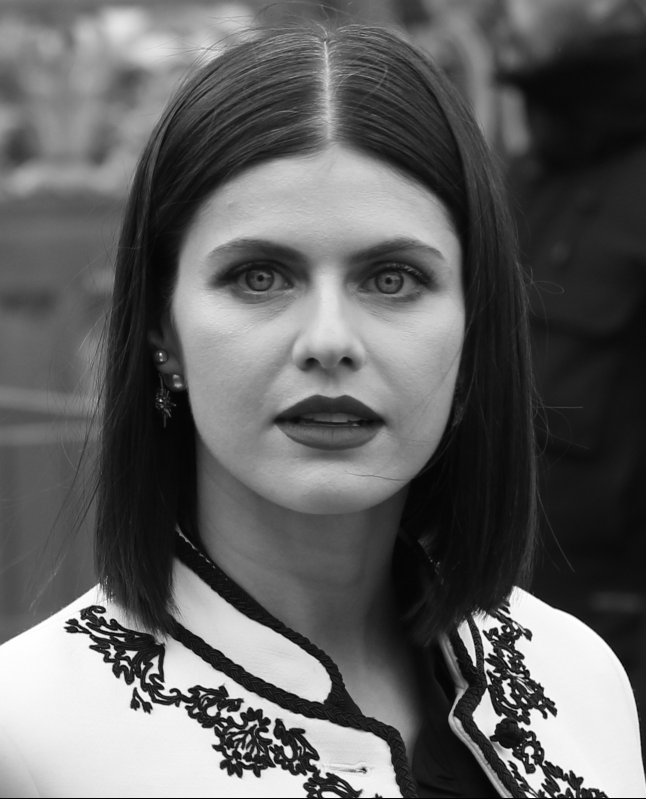
#> input picture examples/input/p01.jpg, 1292 x 1597 px (shown at 1/2 size)
$ python make_grids.py
#> lines starting #> are read from the running program, lines starting #| are printed output that depends on the picture
#!/usr/bin/env python3
"""
Build slide-ready side-by-side PNGs: Input | Output.

Put matching files in:
  examples/input/p01.jpg … p06.jpg   (your saved inputs from the app / originals)
  examples/output/p01.jpg …          (downloaded colorized results, same base name)

Run from project root:
  python scripts/make_grids.py

Outputs:
  examples/grids/p01_grid.png …
"""

from __future__ import annotations

import argparse
import os
import sys

import cv2
import numpy as np


def find_output_file(output_dir: str, stem: str) -> str | None:
#> called with output_dir = 'examples/output', stem = 'p01'
    exts = (".jpg", ".jpeg", ".png", ".webp")
    candidates = [f"{stem}{e}" for e in exts]
    candidates += [f"{stem}_colorized{e}" for e in exts]
    candidates += [f"colorized_{stem}{e}" for e in exts]
    candidates += [f"colorized-{stem}{e}" for e in exts]
    for name in candidates:
        path = os.path.join(output_dir, name)
        if os.path.isfile(path):
            return path
    return None


def resize_to_height(img: np.ndarray, target_h: int) -> np.ndarray:
    h, w = img.shape[:2]
    if h <= 0 or w <= 0:
        return img
    if h == target_h:
        return img
    scale = target_h / h
    nw = max(1, int(round(w * scale)))
    nh = target_h
    return cv2.resize(img, (nw, nh), interpolation=cv2.INTER_AREA)


def add_label(img: np.ndarray, text: str) -> np.ndarray:
    """Dark bar at bottom with white text."""
    h, w = img.shape[:2]
    bar = 36
    out = np.zeros((h + bar, w, 3), dtype=np.uint8)
    out[:h, :w] = img
    out[h:, :] = (32, 32, 40)
    font = cv2.FONT_HERSHEY_SIMPLEX
    scale = 0.65
    thickness = 1
    (tw, th), _ = cv2.getTextSize(text, font, scale, thickness)
    x = (w - tw) // 2
    y = h + (bar + th) // 2
    cv2.putText(out, text, (x, y), font, scale, (240, 240, 245), thickness, cv2.LINE_AA)
    return out


def main() -> int:
    root = os.path.dirname(os.path.dirname(os.path.abspath(__file__)))
    default_in = os.path.join(root, "examples", "input")
    default_out = os.path.join(root, "examples", "output")
    default_grids = os.path.join(root, "examples", "grids")

    ap = argparse.ArgumentParser(description="Make Input|Output slide grids.")
    ap.add_argument("--input-dir", default=default_in)
    ap.add_argument("--output-dir", default=default_out)
    ap.add_argument("--grids-dir", default=default_grids)
    ap.add_argument(
        "--height",
        type=int,
        default=720,
        help="Target height per panel (before label bar).",
    )
    ap.add_argument(
        "--gap",
        type=int,
        default=16,
        help="White pixels between Input and Output.",
    )
    args = ap.parse_args()

    os.makedirs(args.grids_dir, exist_ok=True)

    exts = {".jpg", ".jpeg", ".png", ".webp"}
    inputs = []
    for name in sorted(os.listdir(args.input_dir)):
        stem, ext = os.path.splitext(name.lower())
        if ext not in exts:
            continue
        inputs.append((stem, os.path.join(args.input_dir, name)))

    if not inputs:
        print(f"No images found in {args.input_dir}", file=sys.stderr)
        print("Add files like p01.jpg, p02.jpg, …", file=sys.stderr)
        return 1

    made = 0
    for stem, in_path in inputs:
        out_path = find_output_file(args.output_dir, stem)
        if not out_path:
            print(f"Skip {stem}: no matching output in {args.output_dir}")
            continue

        a = cv2.imread(in_path)
#> a is the input picture: shape (1597, 1292, 3); min 0, max 255, mean 97.5
        b = cv2.imread(out_path)
        if a is None or b is None:
            print(f"Skip {stem}: could not read image")
            continue

        a = resize_to_height(a, args.height)
#> in resize_to_height, `return cv2.resize(img, (nw, nh), interpolation=cv2.INTER_AREA)`:
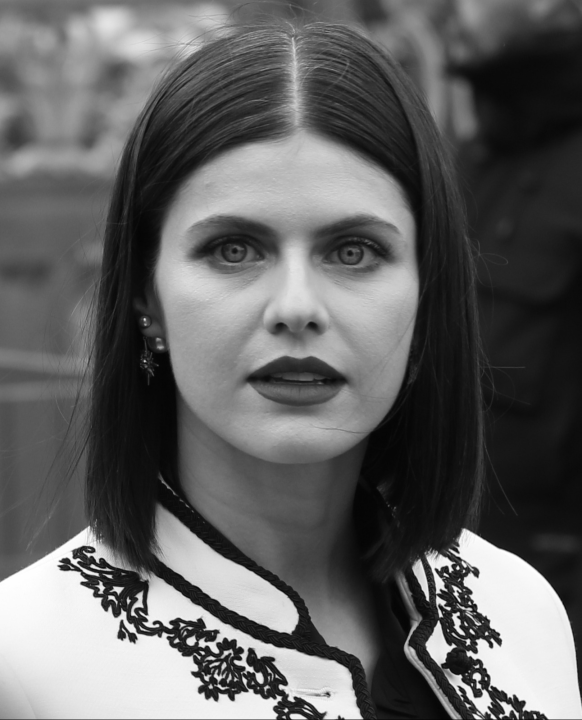
#> returned value: shape (720, 582, 3); min 3, max 255, mean 97.5
        b = resize_to_height(b, args.height)
        # Same height; widths may differ — pad narrower side to max width for alignment
        max_w = max(a.shape[1], b.shape[1])
#> max_w = 582
        def pad_w(img):
            h, w = img.shape[:2]
#> h = 720; w = 582
            if w == max_w:
                return img
            pad = np.zeros((h, max_w, 3), dtype=np.uint8)
            x0 = (max_w - w) // 2
            pad[:, x0 : x0 + w] = img
            return pad

        a = pad_w(a)
        b = pad_w(b)

        a = add_label(a, "Input")
#> in add_label, `out[:h, :w] = img`:
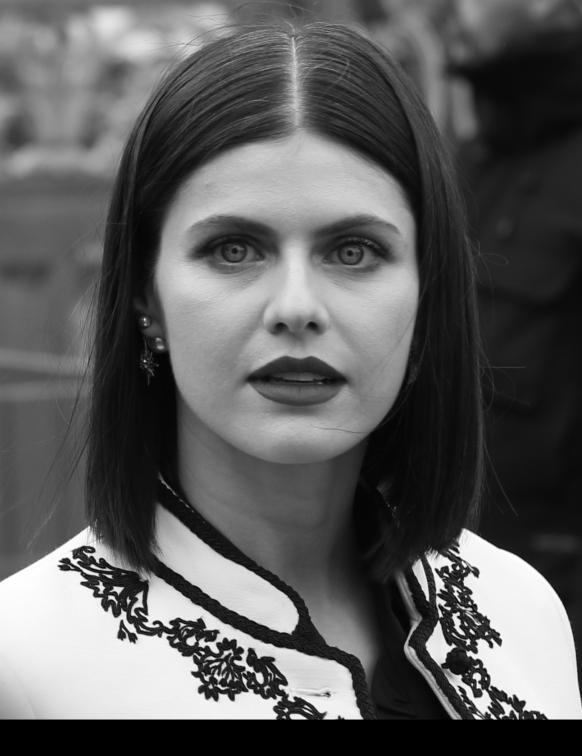
#> out: shape (756, 582, 3); min 0, max 255, mean 92.8
        b = add_label(b, "Output")
#> call 2 of add_label, with text = 'Output'
#> in add_label (call 2), `cv2.putText(out, text, (x, y), font, scale, (240, 240, 245), thickness..`:
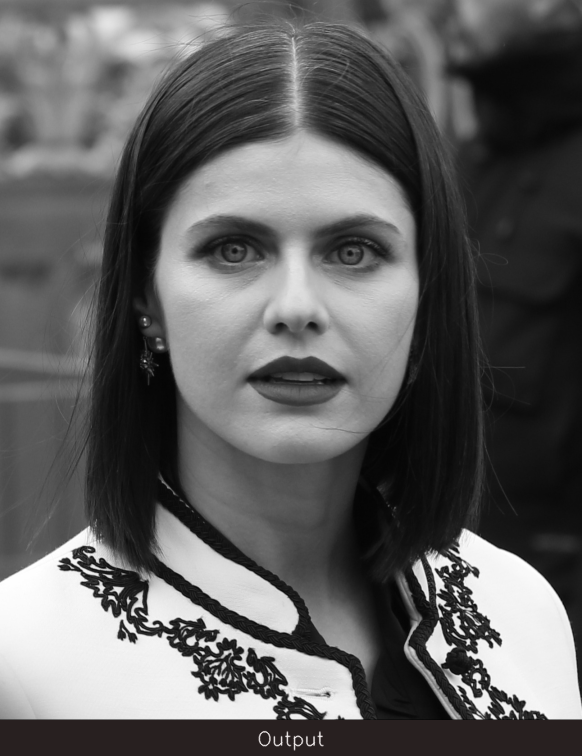
#> out: shape (756, 582, 3); mean B, G, R 94.4, 94.4, 94.8

        gap = np.ones((a.shape[0], args.gap, 3), dtype=np.uint8) * 255
        grid = np.hstack([a, gap, b])
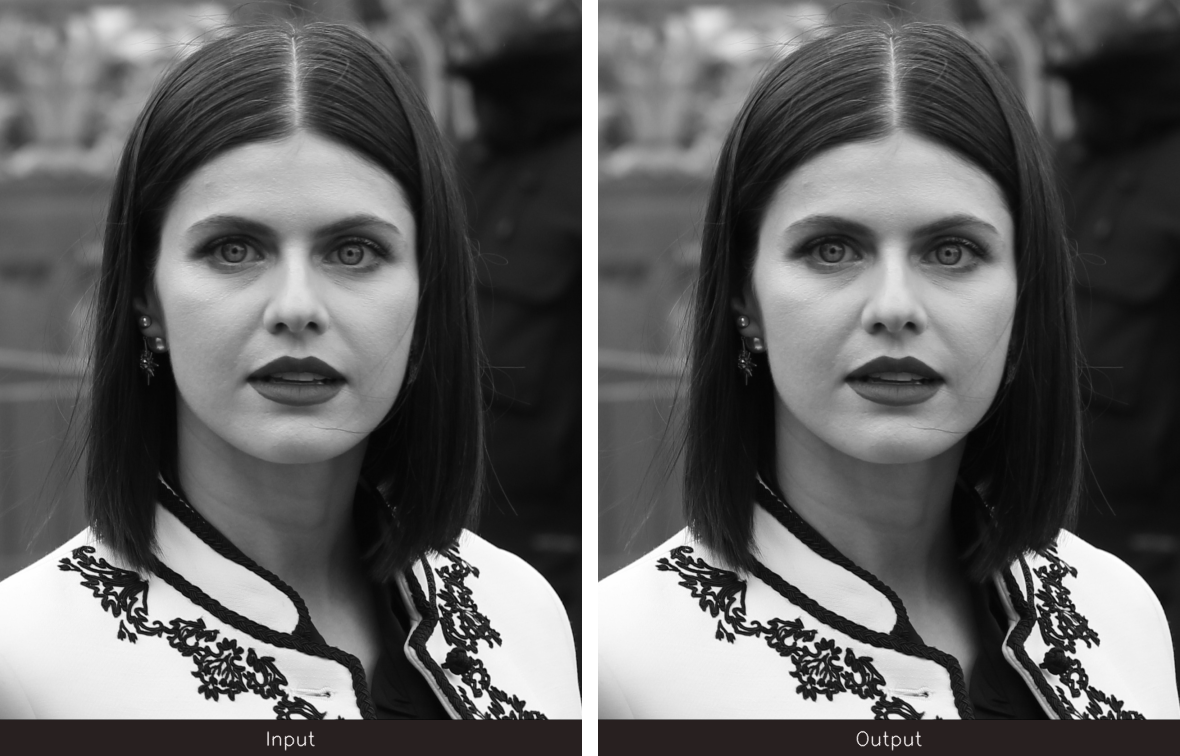
#> grid: shape (756, 1180, 3); mean B, G, R 96.6, 96.6, 97

        dest = os.path.join(args.grids_dir, f"{stem}_grid.png")
        cv2.imwrite(dest, grid)
        print(f"Wrote {dest}")
        made += 1

    if made == 0:
        return 1
    print(f"Done. {made} grid(s).")
    return 0


if __name__ == "__main__":
    raise SystemExit(main())
#> (the program exits here)
